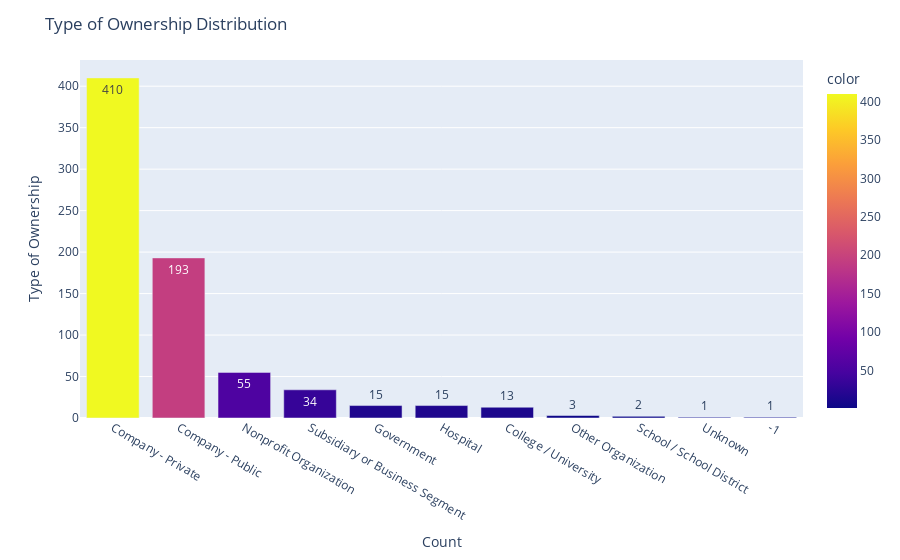

This figure's notebook cell:
### Code cell
# display the Type of Ownership
values = salary_df['Type of ownership'].value_counts(
    ascending=False).values

keys = salary_df['Type of ownership'].value_counts(
    ascending=False).keys()

bar_chart = px.bar(x=keys, y=values, color=values, text=values)

bar_chart.update_layout(
    yaxis_title="Type of Ownership",
    xaxis_title="Count",
    title="Type of Ownership Distribution",
)

bar_chart.show()

### Figure 1 — Plotly figure (JSON) as saved in the notebook; plotly's stock layout.template omitted (floating-point values rounded to 4 significant figures)
{"data": [{"alignmentgroup": "True", "hovertemplate": "x=%{x}<br>y=%{y}<br>text=%{text}<br>color=%{marker.color}<extra></extra>", "legendgroup": "", "marker": {"color": [410, 193, 55, 34, 15, 15, 13, 3, 2, 1, 1], "coloraxis": "coloraxis", "pattern": {"shape": ""}}, "name": "", "offsetgroup": "", "orientation": "v", "showlegend": false, "text": [410, 193, 55, 34, 15, 15, 13, 3, 2, 1, 1], "textposition": "auto", "type": "bar", "x": ["Company - Private", "Company - Public", "Nonprofit Organization", "Subsidiary or Business Segment", "Government", "Hospital", "College / University", "Other Organization", "School / School District", "Unknown", "-1"], "xaxis": "x", "y": [410, 193, 55, 34, 15, 15, 13, 3, 2, 1, 1], "yaxis": "y"}], "layout": {"barmode": "relative", "coloraxis": {"colorbar": {"title": {"text": "color"}}, "colorscale": [[0, "#0d0887"], [0.1111, "#46039f"], [0.2222, "#7201a8"], [0.3333, "#9c179e"], [0.4444, "#bd3786"], [0.5556, "#d8576b"], [0.6667, "#ed7953"], [0.7778, "#fb9f3a"], [0.8889, "#fdca26"], [1, "#f0f921"]]}, "legend": {"tracegroupgap": 0}, "margin": {"t": 60}, "title": {"text": "Type of Ownership Distribution"}, "xaxis": {"anchor": "y", "domain": [0, 1], "title": {"text": "Count"}}, "yaxis": {"anchor": "x", "domain": [0, 1], "title": {"text": "Type of Ownership"}}}}
